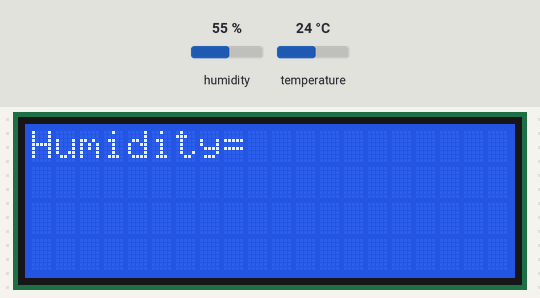
Recording of a sketch running on a simulated ESP8266 (NodeMCU). Shown: 20×4 character LCD. The test bench sets the inputs (shaded band); at power-on: humidity 55 %, temperature 24 °C.

Above: at 2.6 s.
2.7 s: humidity set to 22 %
At 8.5 s:
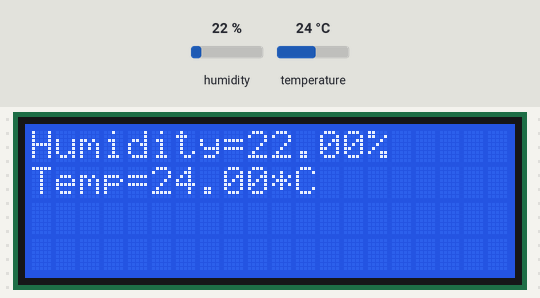
9.5 s: temperature set to 12 °C
At 14.0 s:
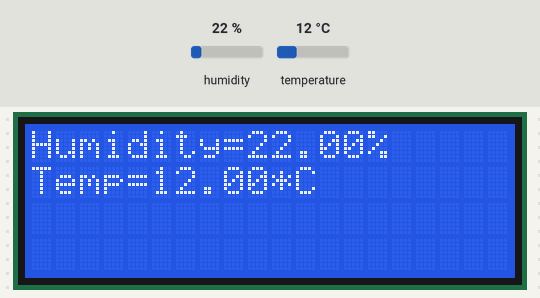
16.3 s: humidity set to 40 %
At 18.2 s:
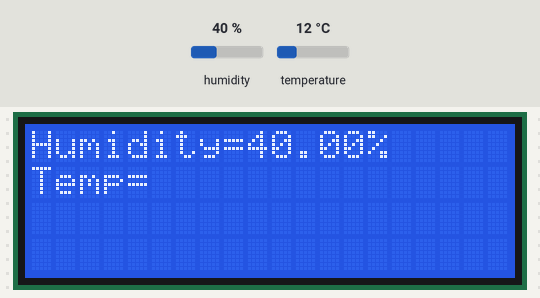
19.8 s: temperature set to 19 °C
At 23.7 s:
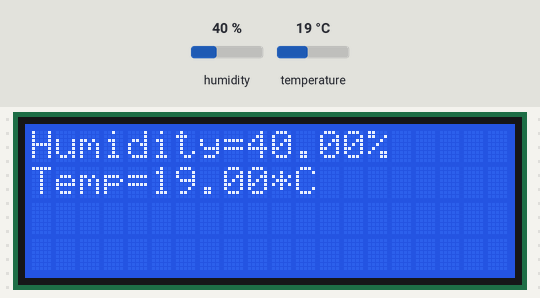
Timing chart, 0 to 25.2 s (numbered marks = the images above; inputs shaded):
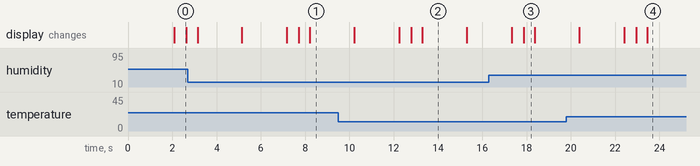

Measured:
- what the display in image 0 shows lasts 0.5 s, from 2.1 s to 2.6 s
- what the display in image 2 shows lasts 2.0 s, from 13.3 s to 15.3 s

The sketch:

DHT_11_sensor.ino
```cpp
#include <ESP8266WiFi.h>
#include <Wire.h>
#include <LiquidCrystal_I2C.h>
LiquidCrystal_I2C lcd(0x27,20,4);
#include <DHT11.h>
DHT11 dht11(2);
#define DHTPIN D4
#define DHTTYPE DHT11
void setup()
{
  lcd.backlight();
  lcd.init();
  Serial.begin(9600);
}
void loop()
{
  delay(2000);
  lcd.clear();
  lcd.setCursor(0,0);
  lcd.print("Humidity=");
  lcd.print((float)dht11.readHumidity());
  lcd.print("%");
  lcd.setCursor(0,1);\
  lcd.print("Temp=");
  lcd.print((float)dht11.readTemperature());
  lcd.print("*C");
  delay(2000);
  lcd.clear();
}
```
